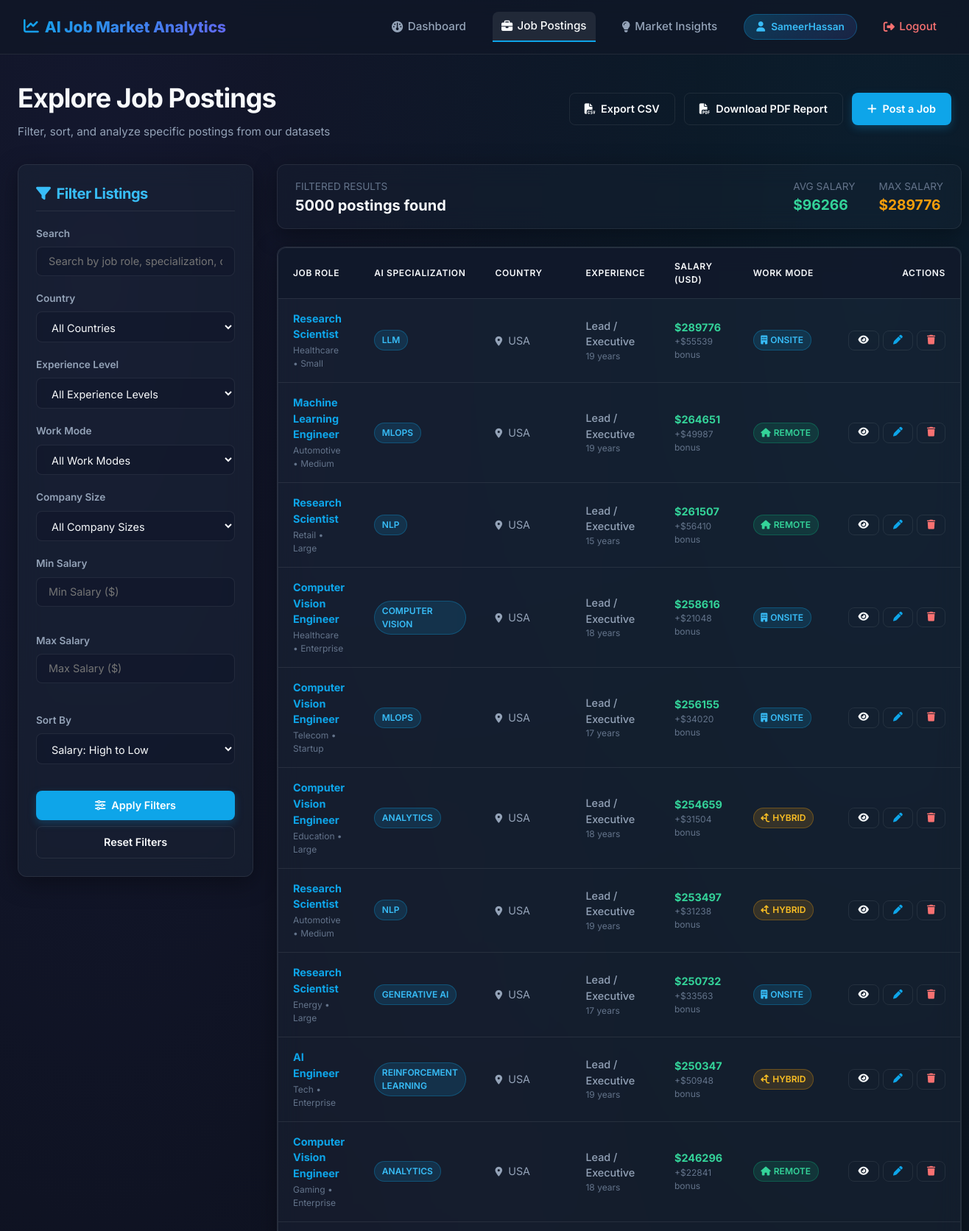
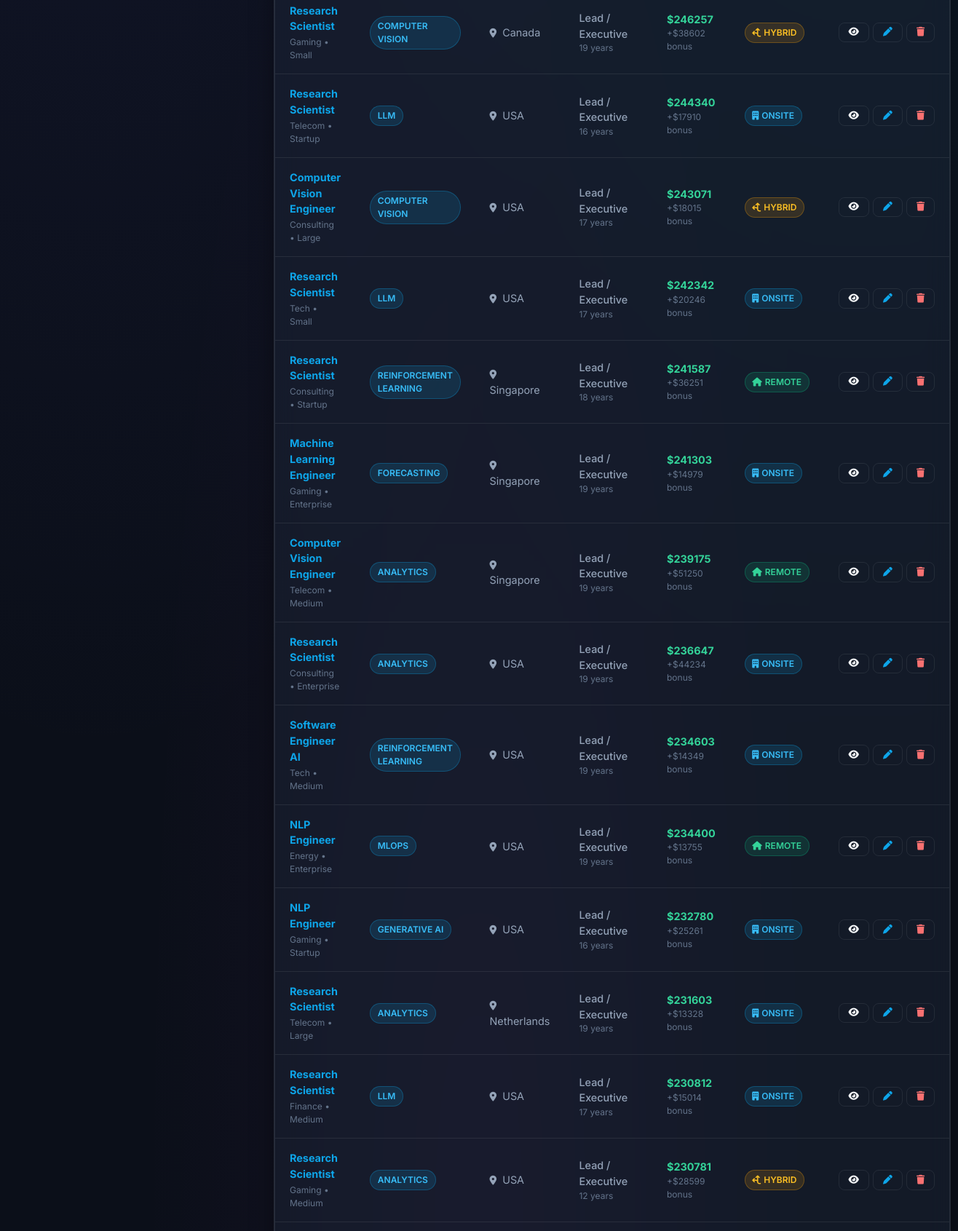
The app's page /jobs/ (signed in, upper part) with its own data (2 pictures, top to bottom).
### jobs/models.py (models this page shows, shortened)
class JobPosting(models.Model):
    EXPERIENCE_CHOICES = [
        ('Entry', 'Entry Level'),
        ('Mid', 'Mid Level'),
        ('Senior', 'Senior Level'),
        ('Lead', 'Lead / Executive'),
    ]
    WORK_MODE_CHOICES = [
        ('Remote', 'Remote'),
        ('Onsite', 'On-site'),
        ('Hybrid', 'Hybrid'),
    ]
    COMPANY_SIZE_CHOICES = [
        ('Startup', 'Startup'),
        ('Small', 'Small'),
        ('Medium', 'Medium'),
        ('Large', 'Large'),
        ('Enterprise', 'Enterprise'),
    ]
    job_role = models.CharField(max_length=150, db_index=True)
    ai_specialization = models.CharField(max_length=100, blank=True, default='')
    country = models.CharField(max_length=100, db_index=True)
    industry = models.CharField(max_length=100, blank=True, default='')
    experience_level = models.CharField(max_length=20, choices=EXPERIENCE_CHOICES, db_index=True)
    experience_years = models.IntegerField(default=0)
    salary_usd = models.DecimalField(max_digits=12, decimal_places=2, default=0)
    bonus_usd = models.DecimalField(max_digits=12, decimal_places=2, default=0)
    education_required = models.CharField(max_length=50, blank=True, default='')
    company_size = models.CharField(max_length=20, choices=COMPANY_SIZE_CHOICES, blank=True, default='')
    company_rating = models.DecimalField(max_digits=3, decimal_places=2, default=0)
    work_mode = models.CharField(max_length=20, choices=WORK_MODE_CHOICES, db_index=True)
    weekly_hours = models.DecimalField(max_digits=4, decimal_places=1, default=40)
    year = models.IntegerField(default=2024, db_index=True)
    job_openings = models.IntegerField(default=1)
    skill_demand_score = models.IntegerField(default=0)
    automation_risk = models.IntegerField(default=0)
    job_security_score = models.IntegerField(default=0)
    career_growth_score = models.IntegerField(default=0)
    work_life_balance_score = models.IntegerField(default=0)
    employee_satisfaction = models.IntegerField(default=0)
    created_at = models.DateTimeField(auto_now_add=True)
    updated_at = models.DateTimeField(auto_now=True)
    class Meta:
        ordering = ['-salary_usd']
        verbose_name_plural = 'Job Postings'

### jobs/views.py (the view, shortened to what this page needs)
# urls.py: path('jobs/', views.job_list_view, name='job_list'),
@login_required
def job_list_view(request):
    form = JobSearchForm(request.GET)
    qs = JobPosting.objects.all()
    if form.is_valid():
        q = form.cleaned_data.get('q')
        country = form.cleaned_data.get('country')
        exp = form.cleaned_data.get('experience_level')
        mode = form.cleaned_data.get('work_mode')
        size = form.cleaned_data.get('company_size')
        min_sal = form.cleaned_data.get('min_salary')
        max_sal = form.cleaned_data.get('max_salary')
        sort = form.cleaned_data.get('sort_by')
        if country:
            qs = qs.filter(country=country)
        if exp:
            qs = qs.filter(experience_level=exp)
        if mode:
            qs = qs.filter(work_mode=mode)
        if size:
            qs = qs.filter(company_size=size)
        if min_sal:
            qs = qs.filter(salary_usd__gte=min_sal)
        if max_sal:
            qs = qs.filter(salary_usd__lte=max_sal)
        if sort:
            qs = qs.order_by(sort)
    filtered_stats = qs.aggregate(
        count=Count('id'),
        avg_salary=Avg('salary_usd'),
        max_salary=Max('salary_usd'),
    )
    paginator = Paginator(qs, 25)
    page = request.GET.get('page')
    jobs = paginator.get_page(page)
    context = {
        'form': form,
        'jobs': jobs,
        'filtered_stats': filtered_stats,
    }
    return render(request, 'jobs/job_list.html', context)

### templates/jobs/job_list.html (shortened to what this page needs)
{% extends 'base.html' %}
{% block content %}
<div class="section-header" id="job_list_header">
    <div>
        <h1>Explore Job Postings</h1>
        <p class="section-title-desc">Filter, sort, and analyze specific postings from our datasets</p>
    </div>
    <div style="display: flex; gap: 0.75rem;">
        <a href="{% url 'export_csv' %}?{{ request.GET.urlencode }}" class="btn btn-secondary" id="btn_export_csv">
            <i class="fa-solid fa-file-csv"></i> Export CSV
        </a>
        <a href="{% url 'export_pdf' %}" class="btn btn-secondary" id="btn_export_pdf">
            <i class="fa-solid fa-file-pdf"></i> Download PDF Report
        </a>
        <a href="{% url 'job_create' %}" class="btn btn-primary" id="btn_create_job_listing">
            <i class="fa-solid fa-plus"></i> Post a Job
        </a>
    </div>
</div>
<div class="search-layout" id="job_list_layout">
    <aside class="search-sidebar" id="filter_sidebar">
        <div class="card">
            <h3 style="margin-bottom: 1.25rem; color: var(--primary-hover); display: flex; align-items: center; gap: 0.5rem; border-bottom: 1px solid var(--border-color); padding-bottom: 0.5rem;">
                <i class="fa-solid fa-filter"></i> Filter Listings
            </h3>
            <form method="GET" action="{% url 'job_list' %}" id="search_filter_form">
                <div class="form-group">
                    <label class="form-label" for="id_search_query">Search</label>
                    {{ form.q }}
                </div>
                <div class="form-group">
                    <label class="form-label" for="id_country">Country</label>
                    {{ form.country }}
                </div>
                <div class="form-group">
                    <label class="form-label" for="id_experience_level">Experience Level</label>
                    {{ form.experience_level }}
                </div>
                <div class="form-group">
                    <label class="form-label" for="id_work_mode">Work Mode</label>
                    {{ form.work_mode }}
                </div>
                <div class="form-group">
                    <label class="form-label" for="id_company_size">Company Size</label>
                    {{ form.company_size }}
                </div>
                <div class="form-row">
                    <div class="form-group">
                        <label class="form-label" for="id_min_salary">Min Salary</label>
                        {{ form.min_salary }}
                    </div>
                    <div class="form-group">
                        <label class="form-label" for="id_max_salary">Max Salary</label>
                        {{ form.max_salary }}
                    </div>
                </div>
                <div class="form-group">
                    <label class="form-label" for="id_sort_by">Sort By</label>
                    {{ form.sort_by }}
                </div>
                <button type="submit" class="btn btn-primary" style="width: 100%; margin-top: 1rem;" id="btn_apply_filters">
                    <i class="fa-solid fa-sliders"></i> Apply Filters
                </button>
                <a href="{% url 'job_list' %}" class="btn btn-secondary" style="width: 100%; margin-top: 0.5rem; text-align: center;" id="btn_reset_filters">
                    Reset Filters
                </a>
            </form>
        </div>
    </aside>
    <div style="display: flex; flex-direction: column; gap: 1.5rem;" id="job_list_results_area">
        <div class="card" style="padding: 1rem 1.5rem; display: flex; align-items: center; justify-content: space-between; flex-wrap: wrap; gap: 1rem; background-color: rgba(30, 41, 59, 0.25);">
            <div>
                <span style="color: var(--text-muted); font-size: 0.85rem;">FILTERED RESULTS</span>
                <div style="font-size: 1.25rem; font-weight: 700; color: var(--text-primary);">
                    {{ filtered_stats.count|default:0 }} postings found
                </div>
            </div>
            <div style="display: flex; gap: 2rem;">
                <div>
                    <span style="color: var(--text-muted); font-size: 0.85rem;">AVG SALARY</span>
                    <div style="font-size: 1.2rem; font-weight: 700; color: var(--success-hover);">
                        ${{ filtered_stats.avg_salary|default:0|floatformat:0 }}
                    </div>
                </div>
                <div>
                    <span style="color: var(--text-muted); font-size: 0.85rem;">MAX SALARY</span>
                    <div style="font-size: 1.2rem; font-weight: 700; color: var(--warning);">
                        ${{ filtered_stats.max_salary|default:0|floatformat:0 }}
                    </div>
                </div>
            </div>
        </div>
        <div class="card" style="padding: 0;">
            <div class="table-responsive">
                <table class="table" id="job_postings_table">
                    <thead>
                        <tr>
                            <th>Job Role</th>
                            <th>AI Specialization</th>
                            <th>Country</th>
                            <th>Experience</th>
                            <th>Salary (USD)</th>
                            <th>Work Mode</th>
                            <th style="text-align: right; width: 140px;">Actions</th>
                        </tr>
                    </thead>
                    <tbody>
                        {% for job in jobs %}
                            <tr>
                                <td>
                                    <div style="font-weight: 700; color: var(--text-primary);">
                                        <a href="{% url 'job_detail' job.pk %}" id="job_role_link_{{ job.pk }}">{{ job.job_role }}</a>
                                    </div>
                                    <div style="font-size: 0.75rem; color: var(--text-muted); margin-top: 0.15rem;">
                                        {{ job.industry|default:"General Tech" }} &bull; {{ job.company_size|default:"Any Size" }}
                                    </div>
                                </td>
                                <td>
                                    <span class="badge badge-info">{{ job.ai_specialization|default:"None" }}</span>
                                </td>
                                <td>
                                    <i class="fa-solid fa-location-dot" style="font-size: 0.8rem; margin-right: 0.25rem;"></i> {{ job.country }}
                                </td>
                                <td>
                                    <span style="font-weight: 500;">{{ job.get_experience_level_display }}</span>
                                    <div style="font-size: 0.75rem; color: var(--text-muted);">{{ job.experience_years }} years</div>
                                </td>
                                <td>
                                    <span style="font-weight: 700; color: var(--success-hover);">${{ job.salary_usd|floatformat:0 }}</span>
                                    {% if job.bonus_usd > 0 %}
                                        <div style="font-size: 0.75rem; color: var(--text-muted);">+${{ job.bonus_usd|floatformat:0 }} bonus</div>
                                    {% endif %}
                                </td>
                                <td>
                                    {% if job.work_mode == 'Remote' %}
                                        <span class="badge badge-success"><i class="fa-solid fa-home"></i> {{ job.work_mode }}</span>
                                    {% elif job.work_mode == 'Hybrid' %}
                                        <span class="badge badge-warning"><i class="fa-solid fa-arrows-split-up-and-left"></i> {{ job.work_mode }}</span>
                                    {% else %}
                                        <span class="badge badge-info"><i class="fa-solid fa-building"></i> {{ job.work_mode }}</span>
                                    {% endif %}
                                </td>
                                <td style="text-align: right;">
                                    <div style="display: inline-flex; gap: 0.35rem;">
                                        <a href="{% url 'job_detail' job.pk %}" class="btn btn-secondary btn-sm" title="View details" id="btn_view_{{ job.pk }}">
                                            <i class="fa-solid fa-eye"></i>
                                        </a>
                                        <a href="{% url 'job_update' job.pk %}" class="btn btn-secondary btn-sm" title="Edit" id="btn_edit_{{ job.pk }}" style="color: var(--primary);">
                                            <i class="fa-solid fa-pen"></i>
                                        </a>
                                        <a href="{% url 'job_delete' job.pk %}" class="btn btn-secondary btn-sm" title="Delete" id="btn_delete_{{ job.pk }}" style="color: var(--danger-hover);">
                                            <i class="fa-solid fa-trash"></i>
                                        </a>
                                    </div>
                                </td>
                            </tr>
                        {% endfor %}
                    </tbody>
                </table>
            </div>
        </div>
    </div>
</div>
{% endblock %}

### templates/base.html (shortened to what this page needs)
{% load static %}
<!DOCTYPE html>
<html lang="en">
<head>
    <link rel="stylesheet" href="https://cdnjs.cloudflare.com/ajax/libs/font-awesome/6.4.0/css/all.min.css">
    <link rel="stylesheet" href="{% static 'css/main.css' %}">
</head>
<body>
    <header class="navbar" id="main_navbar">
        <a href="{% url 'dashboard' %}" class="navbar-brand" id="nav_brand">
            <i class="fa-solid fa-chart-line"></i> AI Job Market Analytics
        </a>
        <nav>
            <ul class="navbar-menu" id="nav_menu">
                {% if user.is_authenticated %}
                    <li>
                        <a href="{% url 'dashboard' %}" class="navbar-item {% if request.resolver_match.url_name == 'dashboard' %}active{% endif %}" id="nav_dashboard">
                            <i class="fa-solid fa-gauge"></i> Dashboard
                        </a>
                    </li>
                    <li>
                        <a href="{% url 'job_list' %}" class="navbar-item {% if request.resolver_match.url_name == 'job_list' or request.resolver_match.url_name == 'job_detail' or request.resolver_match.url_name == 'job_create' or request.resolver_match.url_name == 'job_update' %}active{% endif %}" id="nav_jobs">
                            <i class="fa-solid fa-briefcase"></i> Job Postings
                        </a>
                    </li>
                    <li>
                        <a href="{% url 'insights' %}" class="navbar-item {% if request.resolver_match.url_name == 'insights' %}active{% endif %}" id="nav_insights">
                            <i class="fa-solid fa-lightbulb"></i> Market Insights
                        </a>
                    </li>
                    <li>
                        <a href="{% url 'profile' %}" class="navbar-item user-badge {% if request.resolver_match.url_name == 'profile' %}active{% endif %}" id="nav_profile">
                            <i class="fa-solid fa-user"></i> {{ user.username }}
                        </a>
                    </li>
                    <li>
                        <a href="{% url 'logout' %}" class="navbar-item" id="nav_logout" style="color: var(--danger-hover);">
                            <i class="fa-solid fa-right-from-bracket"></i> Logout
                        </a>
                    </li>
                {% endif %}
            </ul>
        </nav>
    </header>
    <main class="app-container" id="main_content_area">
        {% block content %}
        {% endblock %}
    </main>
</body>
</html>

### records on screen
JobPosting: job_role "Research Scientist", industry "Healthcare", company_size "Small", ai_specialization "LLM", country "USA", experience_level "Lead / Executive", experience_years "19", salary_usd "289776", bonus_usd "55539", work_mode "ONSITE"
JobPosting: job_role "Machine Learning Engineer", industry "Automotive", company_size "Medium", ai_specialization "MLOPS", country "USA", experience_level "Lead / Executive", experience_years "19", salary_usd "264651", bonus_usd "49987", work_mode "REMOTE"
JobPosting: job_role "Research Scientist", industry "Retail", company_size "Large", ai_specialization "NLP", country "USA", experience_level "Lead / Executive", experience_years "15", salary_usd "261507", bonus_usd "56410", work_mode "REMOTE"
JobPosting: job_role "Computer Vision Engineer", industry "Healthcare", company_size "Enterprise", ai_specialization "COMPUTER VISION", country "USA", experience_level "Lead / Executive", experience_years "18", salary_usd "258616", bonus_usd "21048", work_mode "ONSITE"
JobPosting: job_role "Computer Vision Engineer", industry "Telecom", company_size "Startup", ai_specialization "MLOPS", country "USA", experience_level "Lead / Executive", experience_years "17", salary_usd "256155", bonus_usd "34020", work_mode "ONSITE"
JobPosting: job_role "Research Scientist", industry "Energy", company_size "Large", ai_specialization "GENERATIVE AI", country "USA", experience_level "Lead / Executive", experience_years "17", salary_usd "250732", bonus_usd "33563", work_mode "ONSITE"
JobPosting: job_role "Computer Vision Engineer", industry "Gaming", company_size "Enterprise", ai_specialization "ANALYTICS", country "USA", experience_level "Lead / Executive", experience_years "18", salary_usd "246296", bonus_usd "22841", work_mode "REMOTE"
JobPosting: job_role "Research Scientist", industry "Gaming", company_size "Small", ai_specialization "COMPUTER VISION", country "Canada", experience_level "Lead / Executive", experience_years "19", salary_usd "246257", bonus_usd "38602", work_mode "HYBRID"
JobPosting: job_role "Research Scientist", industry "Telecom", company_size "Startup", ai_specialization "LLM", country "USA", experience_level "Lead / Executive", experience_years "16", salary_usd "244340", bonus_usd "17910", work_mode "ONSITE"
JobPosting: job_role "Computer Vision Engineer", industry "Consulting", company_size "Large", ai_specialization "COMPUTER VISION", country "USA", experience_level "Lead / Executive", experience_years "17", salary_usd "243071", bonus_usd "18015", work_mode "HYBRID"
JobPosting: job_role "Research Scientist", industry "Tech", company_size "Small", ai_specialization "LLM", country "USA", experience_level "Lead / Executive", experience_years "17", salary_usd "242342", bonus_usd "20246", work_mode "ONSITE"
JobPosting: job_role "Research Scientist", industry "Consulting", company_size "Startup", ai_specialization "REINFORCEMENT LEARNING", country "Singapore", experience_level "Lead / Executive", experience_years "18", salary_usd "241587", bonus_usd "36251", work_mode "REMOTE"
JobPosting: job_role "Computer Vision Engineer", industry "Telecom", company_size "Medium", ai_specialization "ANALYTICS", country "Singapore", experience_level "Lead / Executive", experience_years "19", salary_usd "239175", bonus_usd "51250", work_mode "REMOTE"
JobPosting: job_role "Research Scientist", industry "Consulting", company_size "Enterprise", ai_specialization "ANALYTICS", country "USA", experience_level "Lead / Executive", experience_years "19", salary_usd "236647", bonus_usd "44234", work_mode "ONSITE"
JobPosting: job_role "Software Engineer AI", industry "Tech", company_size "Medium", ai_specialization "REINFORCEMENT LEARNING", country "USA", experience_level "Lead / Executive", experience_years "19", salary_usd "234603", bonus_usd "14349", work_mode "ONSITE"
JobPosting: job_role "Research Scientist", industry "Finance", company_size "Medium", ai_specialization "LLM", country "USA", experience_level "Lead / Executive", experience_years "17", salary_usd "230812", bonus_usd "15014", work_mode "ONSITE"

### other values on screen
{{ user.username }} "SameerHassan"
{{ filtered_stats.count|default:0 }} "5000"
{{ filtered_stats.avg_salary|default:0|floatformat:0 }} "96266"
{{ filtered_stats.max_salary|default:0|floatformat:0 }} "289776"
